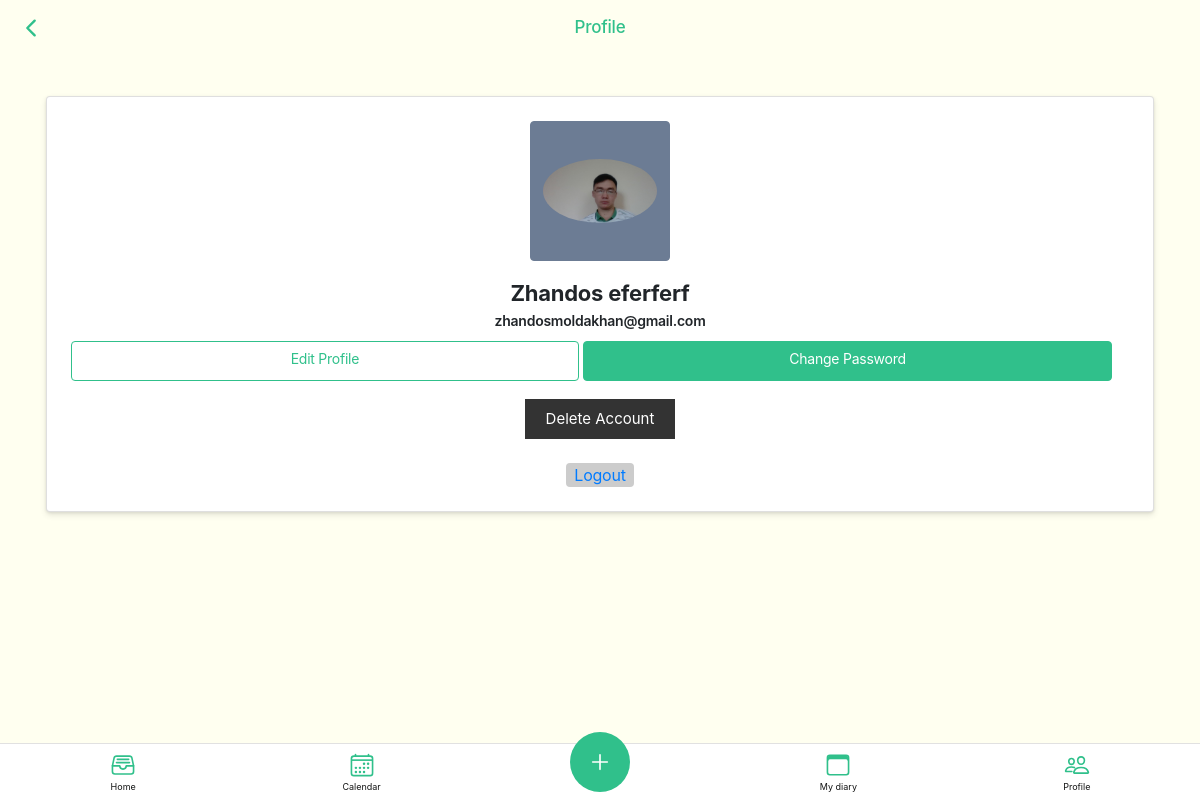
Page /main/profile/ (signed in) on the committed database.
### main/models.py (models this page shows)
class Profile(models.Model):
    user = models.OneToOneField(User, on_delete=models.CASCADE)
    photo = models.ImageField(upload_to='media', default='assets/img/smile1.png')

### main/views.py (the view)
# urls.py: path('profile/', views.ProfileView.as_view(),
class ProfileView(TemplateResponseMixin, View):
    template_name = 'profile.html'
    def get(self, request, *args, **kwargs):
        profile = Profile.objects.get(user=request.user)
        return self.render_to_response({'profile': profile})

### templates/profile.html (shortened to what this page needs)
{% extends 'base.html' %} {% load static %} {% block content %}
<link rel="stylesheet" href="https://cdn.jsdelivr.net/npm/bootstrap@4.6.2/dist/css/bootstrap.min.css">
<div class="appHeader " style="background-color: transparent;box-shadow: none;">
    <div class="left">
        <a href="{% url 'main:index' %}" class="headerButton goBack">
            <ion-icon name="chevron-back-outline" role="img" class="md hydrated" aria-label="chevron back outline"></ion-icon>
        </a>
    </div>
    <div class="pageTitle">
        Profile
    </div>
</div>
<div id="appCapsule">
    <div class="section mt-2">
        <div class="container mt-4 mb-4 p-3">
            <div class="card p-4">
                <div class="image d-flex flex-column justify-content-center align-items-center">
                    <button class="btn btn-secondary">
                         {% if profile.photo.url %}
                            <img src="{{profile.photo.url}}" style="border-radius: 50%;" alt="avatar" class="w-100">
                        {% else %}
                            <img src="https://www.pngall.com/wp-content/uploads/12/Avatar-Profile-PNG-Picture.png" alt="avatar" class="w-100">
                        {% endif %}
                    </button> <span class="name mt-3">{{profile.user.first_name}} {{profile.user.last_name}}</span> <span class="idd">{{profile.user.email}}</span>
                    <div class="buttons" style="width:100%;margin-bottom: 10px;margin-top: 10px;">
                        <a href="{% url 'main:user_update' %}"  style="width:48%; font-size: 14px;" class="btn btn-primary-o">Edit Profile</a>
                         <a href="{% url 'main:password_change' %}" style="width:50%; font-size: 14px;"  class="btn btn-primary">Change Password</a>
                    </div>
                    <div class="d-flex mt-2">
                       <button type="button" class="btn1 btn-dark"  data-toggle="modal" data-target="#exampleModal">
                          Delete Account
                        </button>
                    </div>
                    <div class="px-2 rounded mt-4 date"><a href="{% url 'login' %}">Logout</a></div>
                </div>
            </div>
        </div>
    </div>
</div>
{% endblock %}

### templates/profile.html (style rules this page uses)
.image img { transition: all 0.5s }
.btn { height: 140px; width: 140px; border-radius: 50% }
.name { font-size: 22px; font-weight: bold }
.idd { font-size: 14px; font-weight: 600 }
.btn1 { height: 40px; width: 150px; border: none; background-color: #000; color: #aeaeae; font-size: 15px }
.date { background-color: #ccc }
.btn { display: inline-block; font-weight: 400; line-height: 1.5; color: #212529; text-align: center; text-decoration: none; vertical-align: middle; cursor: pointer; -webkit-user-select: none; -moz-user-select: none; user-select: none; background-color: transparent; border: 1px solid transparent; padding: .375rem .75rem; font-size: 1rem; border-radius: .25rem; transition: color .15s ease-in-out,background-color .15s ease-in-out,border-color .15s ease-in-out,box-shadow .15s ease-in-out; }
.btn-primary-o { border:1px solid #30C08B !important; color:#30C08B; height:40px; }
.btn-primary { border:1px solid #30C08B !important; background-color:#30C08B !important; color:#fff; height:40px; }

### rows in the picture
Profile: photo (picture), user.first_name "Zhandos", user.last_name "eferferf", user.email "zhandosmoldakhan@gmail.com"
